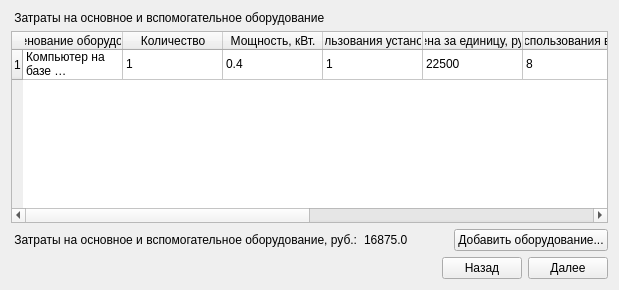
      <widget class="QWidget" name="tab_15">
       <attribute name="title">
        <string>Аналог1</string>
       </attribute>
       <layout class="QVBoxLayout" name="verticalLayout_13">
        <item>
         <widget class="QLabel" name="label_178">
          <property name="text">
           <string> Затраты на основное и вспомогательное оборудование</string>
          </property>
         </widget>
        </item>
        <item>
         <widget class="QTableWidget" name="tableWidget_10">
          <row>
           <property name="text">
            <string>1</string>
           </property>
          </row>
          <column>
           <property name="text">
            <string>Наименование оборудования</string>
           </property>
          </column>
          <column>
           <property name="text">
            <string>Количество</string>
           </property>
          </column>
          <column>
           <property name="text">
            <string>Мощность, кВт.</string>
           </property>
          </column>
          <column>
           <property name="text">
            <string>Коэффициент использования установленной мощности</string>
           </property>
          </column>
          <column>
           <property name="text">
            <string>Цена за единицу, руб.</string>
           </property>
          </column>
          <column>
           <property name="text">
            <string>Часов использования в день, час</string>
           </property>
          </column>
          <column>
           <property name="text">
            <string>Трудоёмкость однократной обработки информации при k-ой задаче, час./дн.</string>
           </property>
          </column>
          <column>
           <property name="text">
            <string>Частота выполнения k-ой задачи, дн./год</string>
           </property>
          </column>
          <column>
           <property name="text">
            <string>Норма годовых амортизационных отчислений, %(от стоимости)</string>
           </property>
          </column>
          <column>
           <property name="text">
            <string>Сумма, руб.</string>
           </property>
          </column>
          <item row="0" column="0">
           <property name="text">
            <string>Компьютер на базе процессора Pentium-4</string>
           </property>
          </item>
          <item row="0" column="1">
           <property name="text">
            <string>1</string>
           </property>
          </item>
          <item row="0" column="2">
           <property name="text">
            <string>0.4</string>
           </property>
          </item>
          <item row="0" column="3">
           <property name="text">
            <string>1</string>
           </property>
          </item>
          <item row="0" column="4">
           <property name="text">
            <string>22500</string>
           </property>
          </item>
          <item row="0" column="5">
           <property name="text">
            <string>8</string>
           </property>
          </item>
          <item row="0" column="6">
           <property name="text">
            <string>6</string>
           </property>
          </item>
          <item row="0" column="7">
           <property name="text">
            <string>247</string>
           </property>
          </item>
          <item row="0" column="8">
           <property name="text">
            <string>20</string>
           </property>
          </item>
          <item row="0" column="9">
           <property name="text">
            <string>16875.0</string>
           </property>
          </item>
         </widget>
        </item>
        <item>
         <layout class="QHBoxLayout" name="horizontalLayout_32">
          <item>
           <widget class="QLabel" name="label_24">
            <property name="text">
             <string> Затраты на основное и вспомогательное оборудование, руб.:</string>
            </property>
           </widget>
          </item>
          <item>
           <widget class="QLabel" name="label_25">
            <property name="text">
             <string>16875.0</string>
            </property>
           </widget>
          </item>
          <item>
           <spacer name="horizontalSpacer_28">
            <property name="orientation">
             <enum>Qt::Horizontal</enum>
            </property>
            <property name="sizeHint" stdset="0">
             <size>
              <width>40</width>
              <height>20</height>
             </size>
            </property>
           </spacer>
          </item>
          <item>
           <widget class="QPushButton" name="pushButton_38">
            <property name="text">
             <string>Добавить оборудование...</string>
            </property>
           </widget>
          </item>
         </layout>
        </item>
        <item>
         <layout class="QHBoxLayout" name="horizontalLayout_33">
          <item>
           <spacer name="horizontalSpacer_29">
            <property name="orientation">
             <enum>Qt::Horizontal</enum>
            </property>
            <property name="sizeHint" stdset="0">
             <size>
              <width>40</width>
              <height>20</height>
             </size>
            </property>
           </spacer>
          </item>
          <item>
           <widget class="QPushButton" name="pushButton_39">
            <property name="text">
             <string>Назад</string>
            </property>
           </widget>
          </item>
          <item>
           <widget class="QPushButton" name="pushButton_40">
            <property name="text">
             <string>Далее</string>
            </property>
           </widget>
          </item>
         </layout>
        </item>
       </layout>
      </widget>
